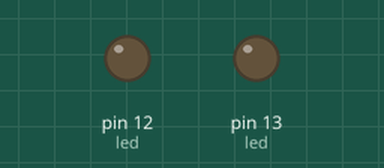
Simulated run of this sketch. Board: Arduino Uno, built with avr-gcc and run on an emulated ATmega328P. On the bench: output pins drawn as LEDs (lit = HIGH).

Above: at 0.05 s.
At 0.55 s:
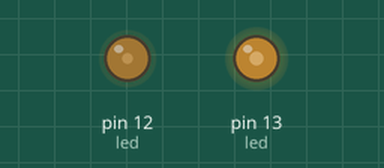
At 1.05 s:
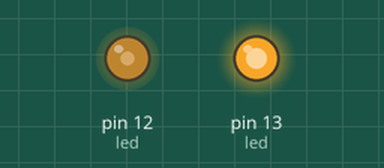
At 2.1 s:
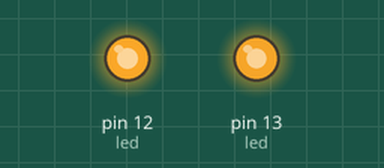
Timing chart, 0 to 4.9 s (numbered marks = the images above):
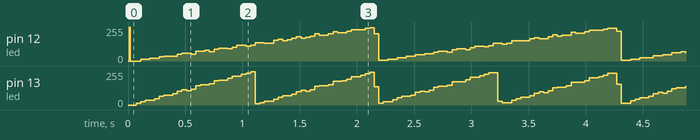

The sketch:

ledtwo_on_off_different.ino
```cpp
//Led2개 서로 다르게 켜고 끄고 하기
void setup() {
  // put your setup code here, to run once:
  pinMode (13, OUTPUT); //13번 led연결
  pinMode (12, OUTPUT); //12번 led연결
}

int count = 0;
int count1 = 0;
int counta, countb;
int duty = 0;
int duty1 = 0;

void loop() {
  // put your main code here, to run repeatedly:
  count ++; // 카운트 값 증가

  if(count == 100) //카운트가 100이 된다면 count값은 0으로 가서 처음부터 시작
  {
    count = 0;
    digitalWrite(13, HIGH); //led켜기
  }
  else if(count == duty1) //duty와 값이 같으면 led 끄기
  {
    digitalWrite(13, LOW); //길면 길수록 밝기가 낮아짐
  }


  count1 ++;

  if(count1 == 100)
  {
    count1 = 0;
    digitalWrite(12, HIGH);
  }
  else if(count1 == duty)
  {
    digitalWrite(12, LOW);
  }


  counta++;
  if(counta == 200)
  {
    counta = 0;
    duty++;
    if(duty == 100)
    {
      duty = 0;
    }

  }

countb++;
   if(countb == 100)
  {
    countb = 0;
    duty1++;
    if(duty1 == 100)
    {
      duty1 = 0;
    }

  }


  delayMicroseconds(100);

}
```
